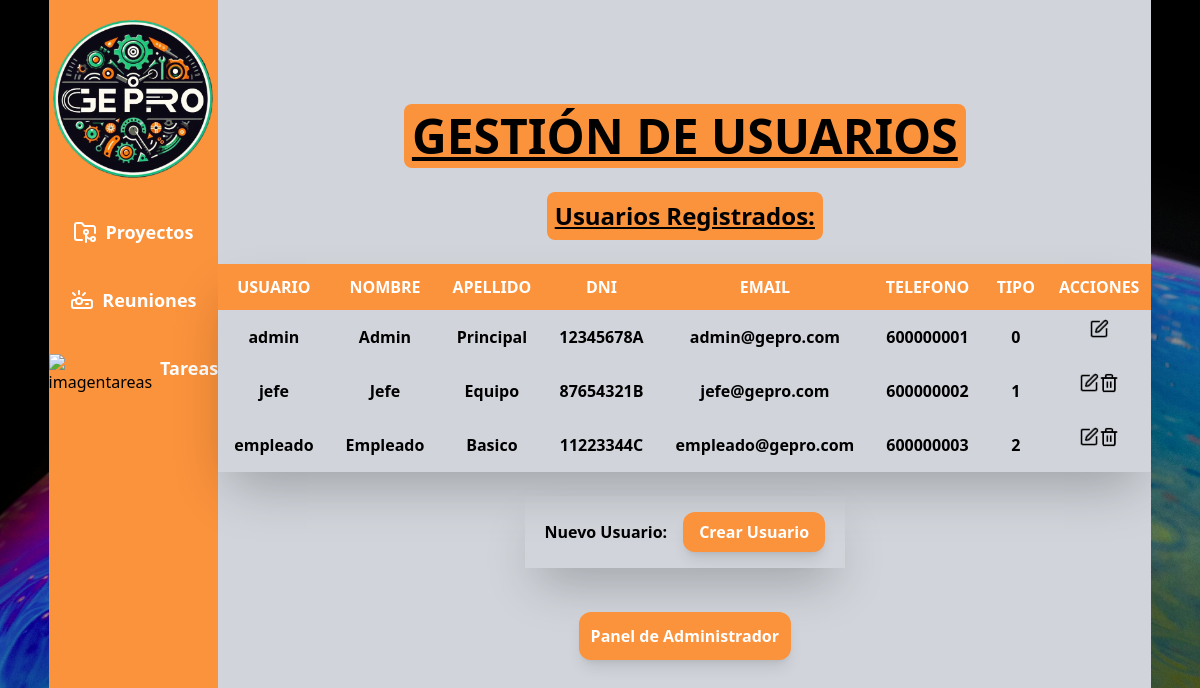
The page /php/admin/adminUsuarios.php (signed in) on the database as committed earlier.
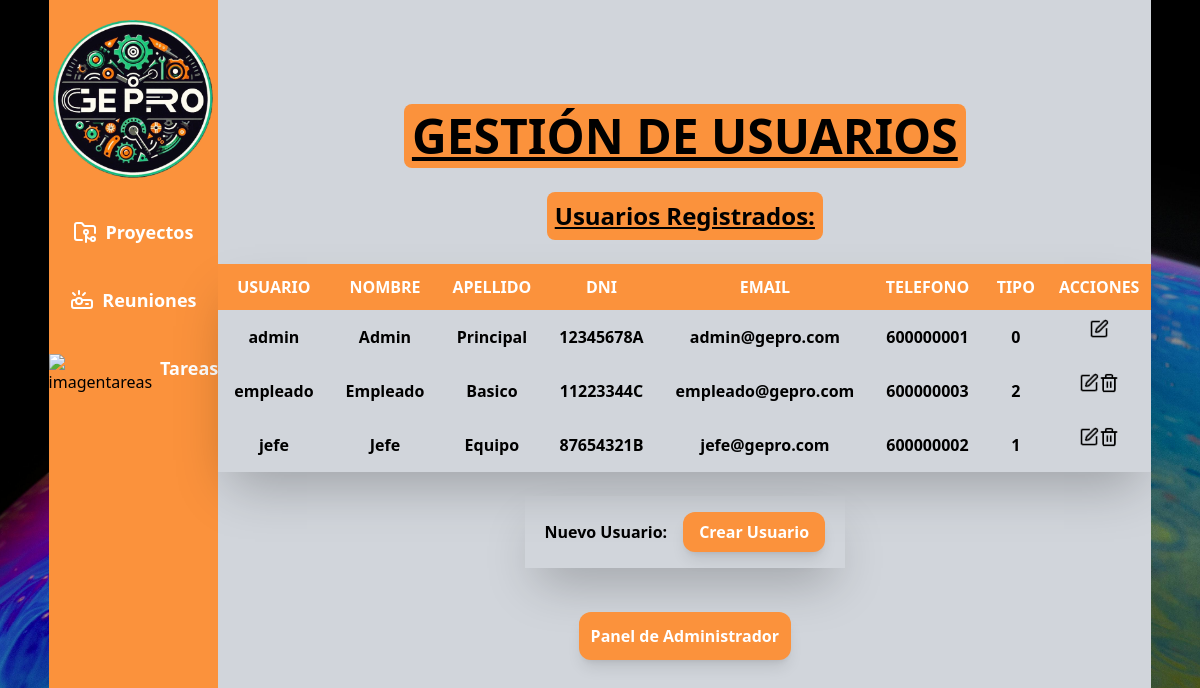
The same page on the database as committed later.
### tables this page shows
CREATE TABLE usuarios (
    usuario VARCHAR(50) PRIMARY KEY NOT NULL UNIQUE,
    pass VARCHAR(255) NOT NULL CHECK (LENGTH(pass) >= 60),
    nombre VARCHAR(50) NOT NULL,
    apellido VARCHAR(50) NOT NULL,
    dni VARCHAR(20) NOT NULL UNIQUE,
    email VARCHAR(100) NOT NULL UNIQUE,
    telefono VARCHAR(20) NOT NULL,
    tipo TINYINT NOT NULL CHECK (tipo IN (0,1,2)),
    imagen_perfil VARCHAR(255)
);

### php/database.php (called while the page is built, shortened)
<?php
function obtener_todos_los_usuarios($con) {
    $sql = "SELECT * FROM usuarios";
    return $con->query($sql);
}
function obtener_resultados($resultado) {
    return $resultado->fetch_assoc();
}

### php/admin/adminUsuarios.php (the view, shortened to what this page needs)
<?php
require_once("../database.php");
$con = crearConexion();
?>
<head>
    <script src="https://cdn.tailwindcss.com"></script>
</head>
<?php
echo "<body class='w-full  bg-cover bg-center bg-fixed z-10 bg-[url(\"../../img/pixels14.jpg\")]'>";
echo "<div class='flex w-full min-h-screen justify-center items-center'>";
echo "<div class='flex w-full md:flex-row flex-col justify-center items-stretch max-w-[90%]'>";
echo "<section class='flex md:flex-col md:w-80 w-full flex-wrap md:justify-start justify-center items-center bg-orange-400 md:gap-10 gap-5 pt-5'>";
echo "<img class='md:w-13 w-[10em]' src='../../img/LogoEmpresa.png' alt='logo Empresa'/>
        <div class='flex gap-2'>
        <img src='../../img/folder-git-2.svg' alt='imagenProyectos'/>
        <a href='adminProyectos.php' class='font-bold text-white text-lg'>Proyectos</a>
        </div>
      <div class='flex gap-2'>
      <img src='../../img/projector.svg' alt='imagenReuniones'/>
      <a href='adminReuniones.php' class='font-bold text-white text-lg'>Reuniones</a>
      </div>
      <div class='flex gap-2'>
      <img src='../../img/clipboard-list.svg' alt='imagentareas'/>
      <a href='adminTareas.php' class='font-bold text-white text-lg'>Tareas</a>
      </div>";
echo "</section>";
echo "<div class='flex flex-col min-h-screen gap-6 justify-center items-center bg-gray-300 w-full'>";
echo '<h1 class="font-bold text-lg bg-orange-400 md:text-5xl underline text-center p-2 rounded-lg">GESTIÓN DE USUARIOS</h1>';
echo '<h3 class="text-xl font-bold bg-orange-400 md:text-2xl underline text-center p-2 rounded-lg">Usuarios Registrados:</h3>';
$usuarios = obtener_todos_los_usuarios($con);
if ($usuarios->num_rows === 0) {
    echo "<p>No se encuentran usuarios</p>";
} else {
    echo "<div class='max-h-[700px] overflow-y-auto shadow-2xl w-full'>";
    echo "<table class='styled-table w-full'>";
    echo "<thead>
            <tr class='sticky bg-orange-400 text-white top-0 bg-gray-300'>
                <th class='p-3'>USUARIO</th>
                <th class='p-3'>NOMBRE</th>
                <th class='p-3'>APELLIDO</th>
                <th class='p-3'>DNI</th>
                <th class='p-3'>EMAIL</th>
                <th class='p-3'>TELEFONO</th>
                <th class='p-3'>TIPO</th>
                <th class='p-3'>ACCIONES</th>
            </tr>
        </thead>
        <tbody>";
    while ($fila = obtener_resultados($usuarios)) {
        extract($fila);
        echo "<tr>
                <td class='text-center p-4 font-semibold'>$usuario</td>
                <td class='text-center p-4 font-semibold'>$nombre</td>
                <td class='text-center p-4 font-semibold'>$apellido</td>
                <td class='text-center p-4 font-semibold'>$dni</td>
                <td class='text-center p-4 font-semibold'>$email</td>
                <td class='text-center p-4 font-semibold'>$telefono</td>
                <td class='text-center p-4 font-semibold'>$tipo</td>";
        if ($_SESSION['usuario'] !== $usuario) {
            echo "
                <td>
                    <div class='flex justify-center items-center'>
                        <form method='POST' action='adminEditarUsuario.php'>
                            <input type='hidden' name='editar_usuario' value='$usuario'>
                            <button type='submit' value='Editar' class='cursor-pointer'>
                                <img src='../../img/square-pen.png' alt='Eliminar' style='width: 20px; height: 20px;'  class='hover:bg-green-500 hover:scale-105'/>
                            </button>
                        </form>
                        <form method='POST' action=''>
                            <input type='hidden' name='eliminar_usuario' value='$usuario'>
                            <button type='submit' onclick=\"return confirm('¿Estás seguro de que quieres eliminar este usuario?');\" class='cursor-pointer'>
                                <img src='../../img/trash-2.png' alt='Eliminar' style='width: 20px; height: 20px;' class='hover:bg-red-500 hover:scale-105'>
                            </button>
                        </form>
                    </div>
                </td>";
        } else {
            echo "
                <td>
                    <form class='flex justify-center items-center' method='POST' action='adminEditarUsuario.php'>
                        <input type='hidden' name='editar_usuario' value='$usuario'>
                        <button type='submit' value='Editar' class='cursor-pointer'>
                            <img src='../../img/square-pen.png' alt='Eliminar' style='width: 20px; height: 20px;'  class='hover:bg-green-500 hover:scale-105'/>
                        </button>
                    </form>
                </td>";
        }
        echo "</tr>";
    }
    echo "</tbody></table></div>";
}
?>
<div class="flex gap-4 justify-center items-center shadow-2xl px-5 ">
    <h4 class="font-semibold">Nuevo Usuario:</h4>
    <form method="POST" action="adminCrearUsuario.php" class="flex justify-center items-center mt-4">
        <button type="submit"
            class="bg-orange-400 hover:bg-orange-700 rounded-xl shadow-lg font-bold text-white px-4 py-2">
            Crear Usuario
        </button>
    </form>
</div>
<div class="flex justify-center items-center gap-10">
    <form action="../logout.php" method="POST" class="p-5 flex md:flex-row flex-col gap-10">
        <button type="button" onclick="window.location.href='administradores.php'"
            class="bg-orange-400 hover:bg-orange-700 text-white font-bold rounded-xl w-fit p-3 shadow-lg">Panel de
            Administrador</button>
    </form>
</div>
<?php
echo "</div></div></div>";
echo "</body>";
?>

Rows that differ between the two databases and show on the page:
changed usuarios "empleado": moves up the list
